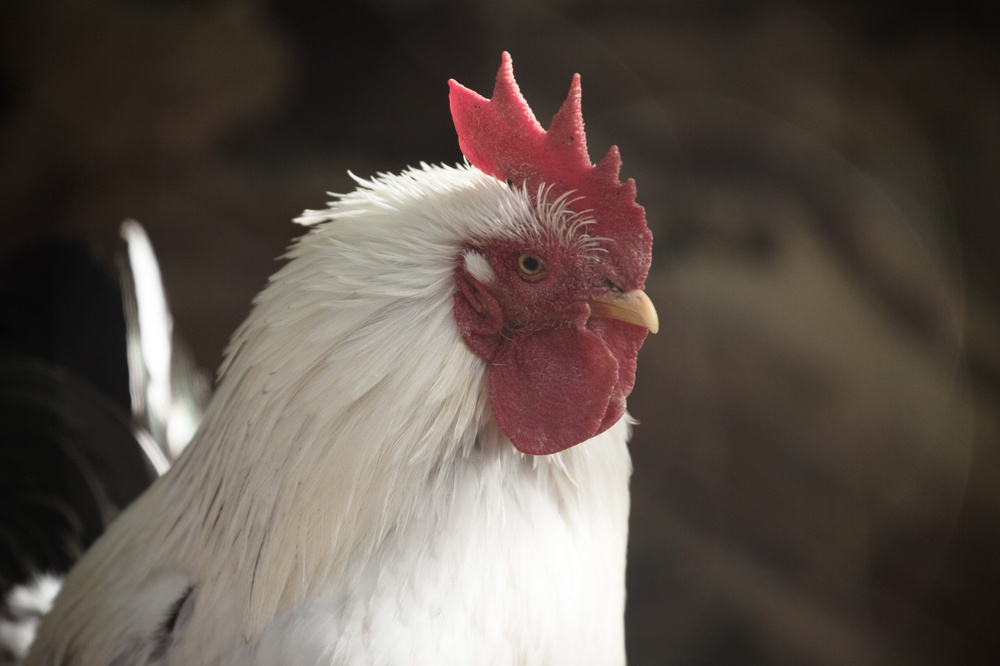
%> input picture pic1.jpg, 1000 x 666 px, shrunk from 1600 x 1066 before the run
$ octave kadai08.m   (GNU Octave 9; MATLAB toolbox functions it lacks are replaced by stand-ins)
%> lines starting %> are read from the running program, lines starting %| are printed output that depends on the picture; in (x1, y1, x2, y2) boxes, pixels count from 0 and x2, y2 are one past the last pixel; in counts of white or black regions, pixels touching at a corner belong together; the program's own positions count from 1
clear; % 変数のオールクリア

ORG = imread('pic1.jpg'); % 画像の読み込み
%> ORG is the input picture: size 666x1000x3 uint8; mean R, G, B 93, 82.2, 75.1
ORG = rgb2gray(ORG); % 白黒濃淡画像に変換
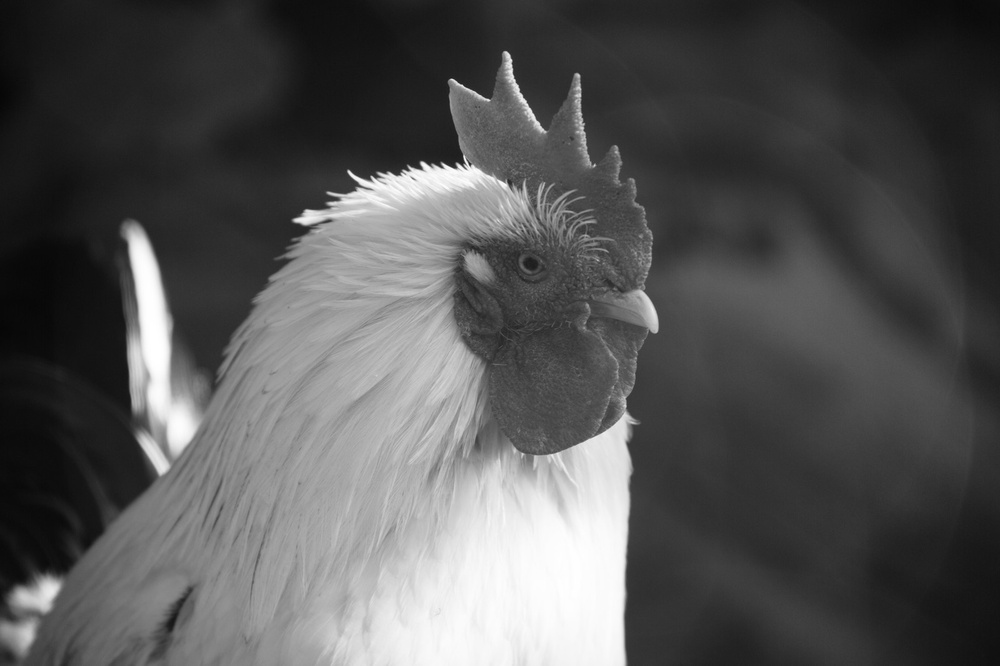
%> ORG: size 666x1000 uint8; min 6, max 255, mean 84.6
imagesc(ORG); colormap(gray); colorbar; % 画像の表示
title('白黒濃淡画像')
pause;

IMG = ORG > 128; % 閾値128で二値化
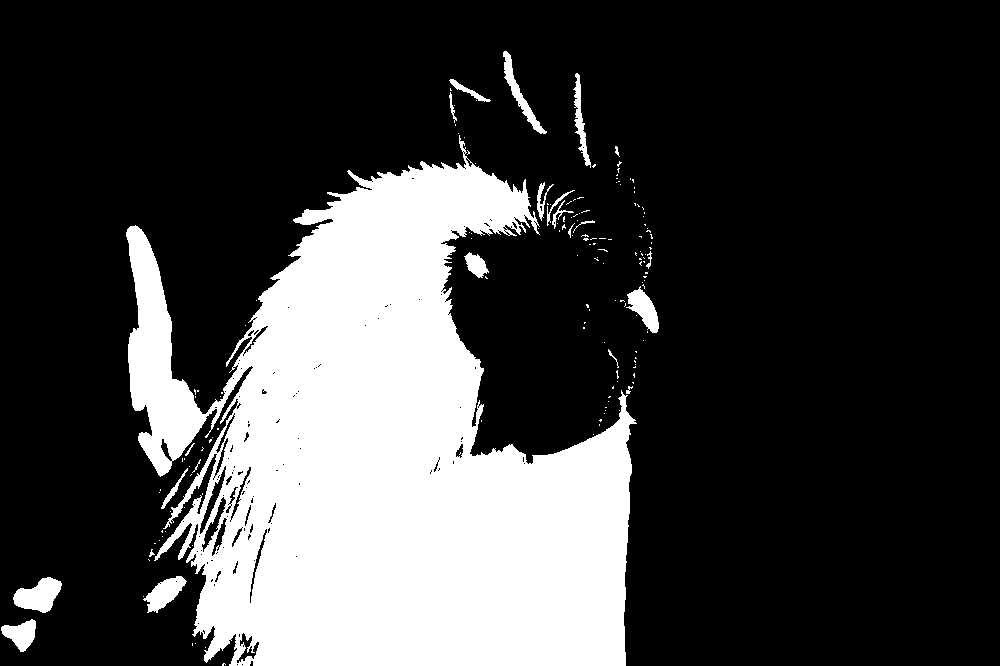
%> IMG: size 666x1000 logical; 24.8% white; 164 white regions (141 under 20 px), largest, box (x1, y1, x2, y2) and area: (126, 135, 637, 666) 158803, (13, 577, 62, 613) 1089, (143, 576, 187, 613) 809
imagesc(IMG); colormap(gray); colorbar; % 画像の表示
title('二値化画像 閾値128')
pause;

IMG = bwlabeln(IMG);
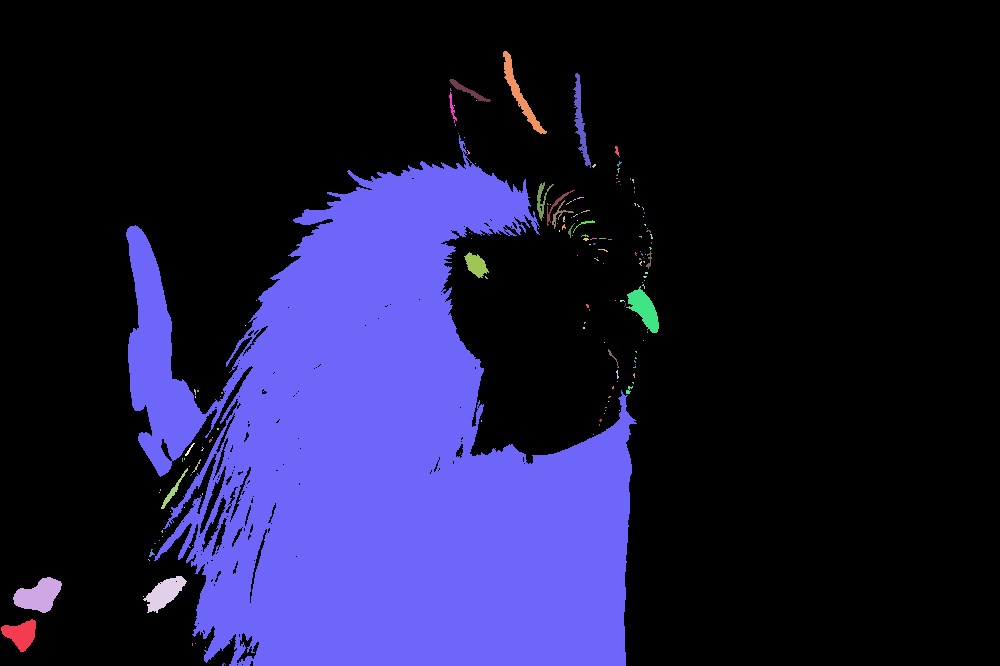
%> IMG: size 666x1000 double; 165 distinct labels, from 0 to 164; one colour per label, 0 black
imagesc(IMG); colormap(jet); colorbar; % 画像の表示
title('ラベリング')
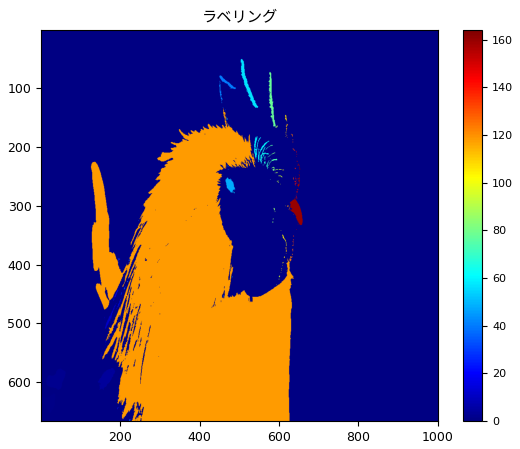
%> figure redrawn from the program's plot data
pause;
